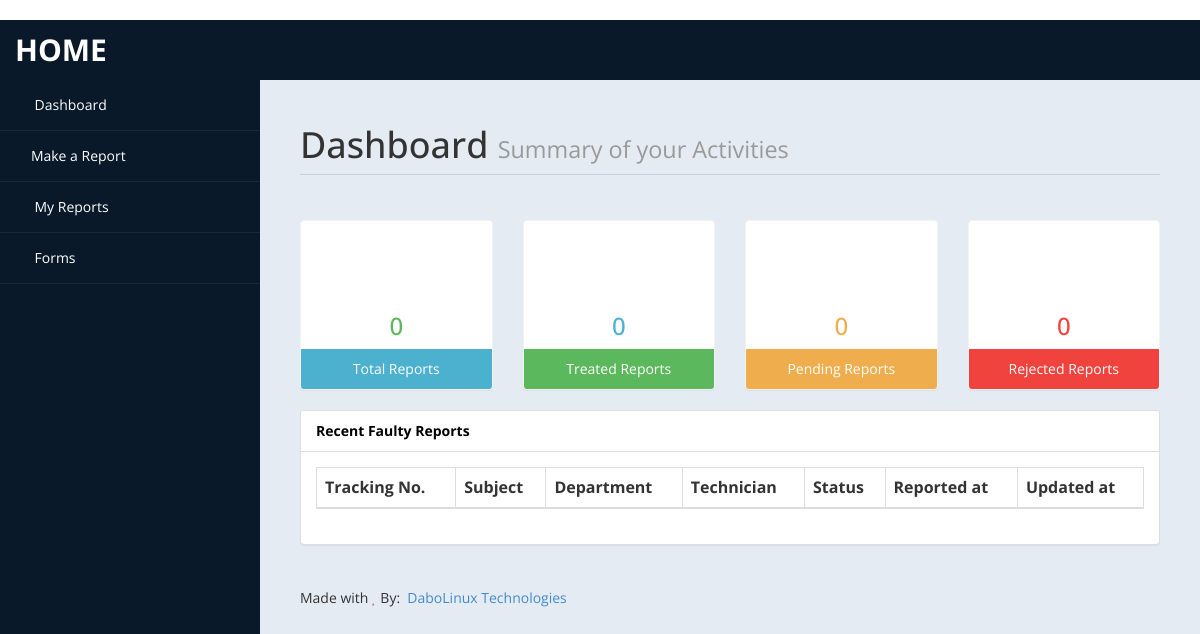
The page /dashboard/student/ (signed in) on the database as committed earlier.
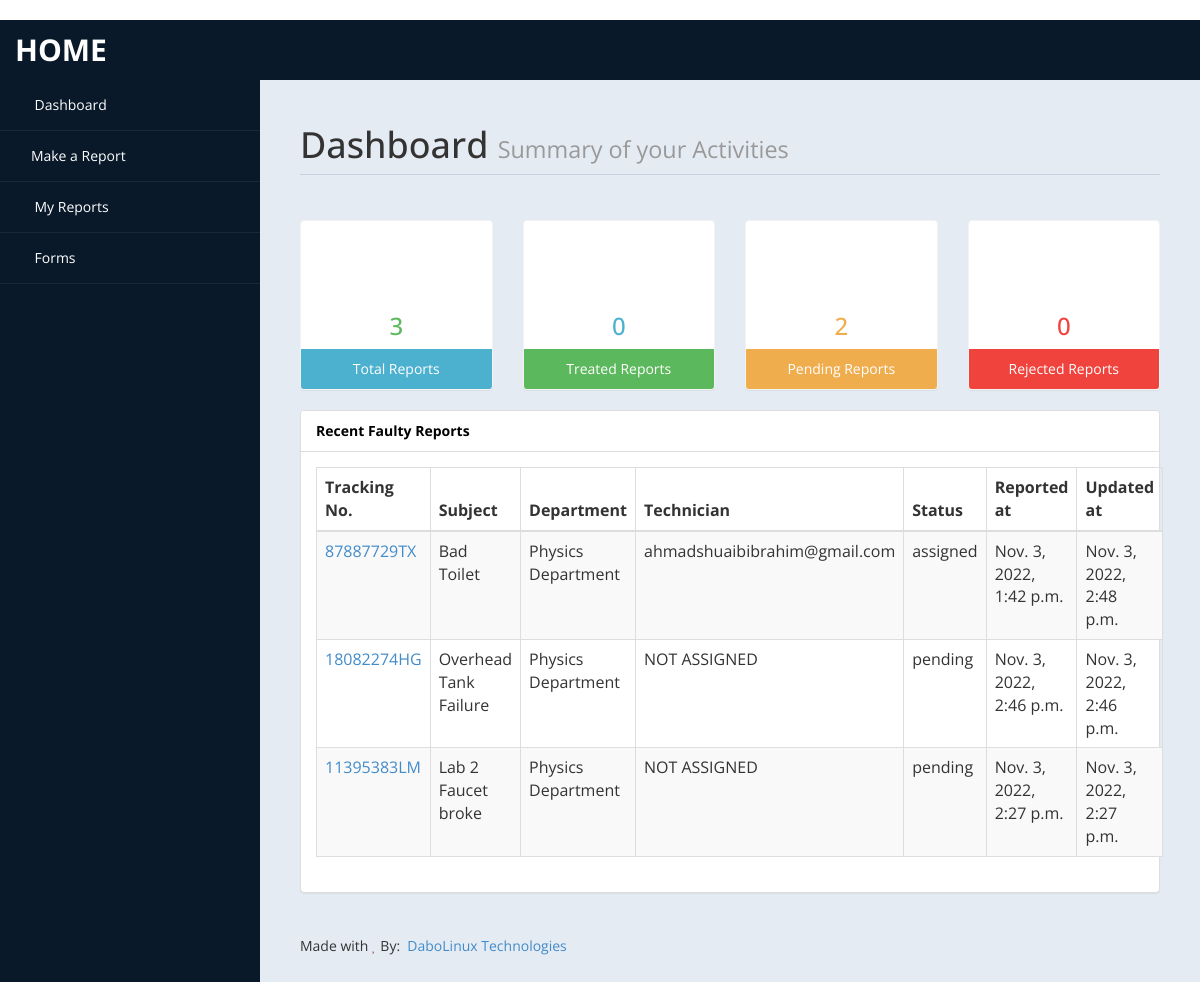
The same page on the database as committed later.
### facility/models.py (models this page shows, shortened)
class Report(TimeStampedModel):
    tracking_number = models.CharField(max_length=10, default=genserial)
    actor = models.ForeignKey(
        "accounts.User", on_delete=models.PROTECT, limit_choices_to=Q(user_type="student"),
        related_name="faulty_reports"
    )
    subject = models.CharField(max_length=50)
    department = models.ForeignKey(
        "accounts.Department", on_delete=models.PROTECT, limit_choices_to=Q(status="active")
    )
    photo = models.ImageField(blank=True, null=True, upload_to="faulty_report")
    note = models.TextField()
    status = models.CharField(
        max_length=50, choices=REPOT_STATUS_CHOICE, default="pending")
    technician = models.ForeignKey(
        "accounts.User", on_delete=models.PROTECT, limit_choices_to=Q(user_type="technician"),
        related_name="tasks",
        blank=True, null=True,
    )
    history = HistoricalRecords(bases=[TimeStampedModel])
    class Meta:
        verbose_name = "Faulty Report"
        verbose_name_plural = "Faulty Reports"
        ordering = ("-updated", )
    def get_absolute_url(self):
        return reverse("facility:report-details", kwargs={"uid": self.tracking_number})

### accounts/models.py (models this page shows, shortened)
class Department(TimeStampedModel):
    uid = models.CharField(max_length=10, default=genserial)
    title = models.CharField(max_length=100)
    sub_title = models.CharField(max_length=100, blank=True, null=True)
    image = models.ImageField(
        upload_to="department/images", blank=True, null=True)
    address = models.TextField()
    state = models.CharField(max_length=50, choices=NIGERIA_STATES)
    status = models.CharField(
        max_length=50, choices=STATUS_CHOICE, default="pending")
    history = HistoricalRecords(bases=[TimeStampedModel])
    class Meta:
        verbose_name = "Department"
        verbose_name_plural = "Departments"
        ordering = ("-updated", )
    def __str__(self) -> str:
        return f"{self.title}"

class User(AbstractBaseUser, PermissionsMixin, TimeStampedModel):
    email = models.EmailField(_('email address'), unique=True)
    first_name = models.CharField(_('first name'), max_length=30,)
    other_name = models.CharField(_('other name'), max_length=30, blank=True)
    last_name = models.CharField(_('last name'), max_length=30, blank=True)
    user_type = models.CharField(max_length=255, choices=USER_TYPE_CHOICE)
    gender = models.CharField(
        max_length=15, choices=GENDER_CHOICE, default="others")
    phone_number=models.CharField(max_length = 15, blank = True, null = True,)
    image = models.ImageField(upload_to="profile_pics", null=True, blank=True)
    dob = models.DateField(null=True, blank=True)
    country = CountryField(multiple=False, null=True, blank=True)
    state = models.CharField(max_length=255, null=True, blank=True)
    city = models.CharField(max_length=100, null=True, blank=True)
    zip_code = models.CharField(max_length=100, null=True, blank=True)
    date_joined = models.DateTimeField(_('date joined'), auto_now_add=True)
    department = models.ForeignKey("accounts.Department", blank=True, null=True,
                               on_delete=models.SET_NULL , related_name="staffs")
    is_staff = models.BooleanField(
        _('staff status'),
        default=False,
        help_text=_(
            'Designates whether the user can log into this admin site.'),
    )
    is_active = models.BooleanField(_('active'), default=False)
    objects = UserManager()
    USERNAME_FIELD = "email"
    REQUIRED_FIELDS = ["first_name"]
    class Meta:
        verbose_name = _('user')
        verbose_name_plural = _('users')
        ordering = ("-updated", )
    def __str__(self):
        return self.email

### accounts/views.py (the view)
class StudentDashboardView(LoginRequiredMixin, View):
    template_name = "accounts/student/dashboard.html"
    def get(self, *args, **kwargs):
        user = self.request.user
        all_reports = user.faulty_reports.all()
        context = {
            "all_reports": all_reports,
            "total_reports": all_reports.count(),
            "treated_reports": all_reports.filter(status="treated").count(),
            "pending_reports": all_reports.filter(status="pending").count(),
            "rejected_reports": all_reports.filter(status="rejected").count(),
        }
        return render(
            self.request, template_name=self.template_name, context=context
        )

### templates/accounts/student/dashboard.html (shortened to what this page needs)
﻿{% extends 'accounts/base.html' %}
{% load static %}
{% load humanize %}
{% block content %}
<div id="page-wrapper">
    <div id="page-inner">
        <div class="row">
            <div class="col-md-12">
                <h1 class="page-header">
                    Dashboard <small>Summary of your Activities</small>
                </h1>
            </div>
        </div>
        <div class="row">
            <div class="col-md-3 col-sm-12 col-xs-12">
                <div class="panel panel-primary text-center no-boder bg-color-green">
                    <div class="panel-body">
                        <i class="fa fa-list-alt fa-5x"></i>
                        <h3>{{total_reports|intcomma}}</h3>
                    </div>
                    <div class="panel-footer back-footer-blue">
                        Total Reports
                    </div>
                </div>
            </div>
            <div class="col-md-3 col-sm-12 col-xs-12">
                <div class="panel panel-primary text-center no-boder bg-color-blue">
                    <div class="panel-body">
                        <i class="fa fa-check fa-5x"></i>
                        <h3>{{treated_reports|intcomma}} </h3>
                    </div>
                    <div class="panel-footer back-footer-green">
                        Treated Reports
                    </div>
                </div>
            </div>
            <div class="col-md-3 col-sm-12 col-xs-12">
                <div class="panel panel-primary text-center no-boder bg-color-brown">
                    <div class="panel-body">
                        <i class="fa fa-clock-o fa-5x"></i>
                        <h3>{{pending_reports|intcomma}}</h3>
                    </div>
                    <div class="panel-footer back-footer-brown">
                        Pending Reports
                    </div>
                </div>
            </div>
            <div class="col-md-3 col-sm-12 col-xs-12">
                <div class="panel panel-primary text-center no-boder bg-color-red">
                    <div class="panel-body">
                        <i class="fa fa-times fa-5x"></i>
                        <h3>{{rejected_reports|intcomma}}</h3>
                    </div>
                    <div class="panel-footer back-footer-red">
                        Rejected Reports
                    </div>
                </div>
            </div>
        </div>
        <div class="row">
            <div class="col-md-12 col-sm-12 col-xs-12">
                <div class="panel panel-default">
                    <div class="panel-heading">
                       Recent Faulty Reports
                    </div>
                    <div class="panel-body">
                        <div class="table-responsive">
                            <table class="table table-striped table-bordered table-hover">
                                <thead>
                                    <tr>
                                        <th>Tracking No.</th>
                                        <th>Subject</th>
                                        <th>Department</th>
                                        <th>Technician</th>
                                        <th>Status</th>
                                        <th>Reported at</th>
                                        <th>Updated at</th>
                                    </tr>
                                </thead>
                                <tbody>
                                    {% for report in all_reports %}
                                    <tr>
                                        <td><a href="{{report.get_absolute_url}}">{{report.tracking_number}}</a></td>
                                        <td>{{report.subject}}</td>
                                        <td>{{report.department}}</td>
                                        <td>
                                            {% if report.technician %}
                                            {{report.technician}}
                                            {% else %}
                                            NOT ASSIGNED
                                            {% endif %}
                                        </td>
                                        <td>{{report.status}}</td>
                                        <td>{{report.timestamp}}</td>
                                        <td>{{report.updated}}</td>
                                    </tr>
                                    {% endfor %}
                                </tbody>
                            </table>
                        </div>
                    </div>
                </div>
            </div>
        </div>
        <footer><p> Made with <i class="fa fa-heart text-danger"></i> By: &nbsp;<a href="https://dabolinux.com/" target="_blank">DaboLinux Technologies</a></p></footer>
    </div>
</div>
{% endblock content %}

### templates/accounts/base.html (shortened to what this page needs)
﻿{% load static %}
<!DOCTYPE html>
<html xmlns="http://www.w3.org/1999/xhtml">
<head>
    <link href="{% static 'assets/css/bootstrap.css' %}" rel="stylesheet" />
    <link href="{% static 'assets/css/font-awesome.css' %}" rel="stylesheet" />
    <link href="{% static 'assets/js/morris/morris-0.4.3.min.css' %}" rel="stylesheet" />
    <link href="{% static 'assets/css/custom-styles.css' %}" rel="stylesheet" />
</head>
<body>
    <div id="wrapper">
        <nav class="navbar navbar-default top-navbar" role="navigation">
            <div class="navbar-header">
                <a class="navbar-brand" href="/">Home</a>
            </div>
            <ul class="nav navbar-top-links navbar-right">
                <li class="dropdown">
                    <a class="dropdown-toggle" data-toggle="dropdown" href="#" aria-expanded="false">
                        <i class="fa fa-user fa-fw"></i> <i class="fa fa-caret-down"></i>
                    </a>
                </li>
            </ul>
        </nav>
        <nav class="navbar-default navbar-side" role="navigation">
            <div class="sidebar-collapse">
                <ul class="nav" id="main-menu">
                    <li>
                        <a class="" href="{% url 'accounts:dashboard' %}"><i class="fa fa-dashboard"></i> Dashboard</a>
                    </li>
                    <li>
                        <a href="{% url 'facility:report-add' %}"><i class="fa fa-edit"></i>Make a Report</a>
                    </li>
                    <li>
                        <a href="{% url 'facility:report-list' %}"><i class="fa fa-table"></i> My Reports</a>
                    </li>
                    <li>
                        <a href="form.html"><i class="fa fa-edit"></i> Forms </a>
                    </li>
                </ul>
            </div>
        </nav>
    {% block content %}{% endblock content %}
    </div>
</body>
</html>

### static/assets/css/custom-styles.css (style rules this page uses)
body { font-family: 'Open Sans', sans-serif; }
#wrapper { width: 100%; background:#09192A; }
#page-wrapper { padding: 15px 15px; min-height: 600px; background:#E5EBF2; }
#page-inner { width:100%; margin:10px 20px 10px 0px; background-color:transparent; padding:10px; min-height:1200px; }
.text-center { text-align:center; }
.no-boder { border:1px solid #f3f3f3; }
h1, .h1, h2, .h2, h3, .h3 { margin-top: 7px; margin-bottom: -5px; }
p { font-size:16px; line-height:25px; padding-top:20px; }
.page-header { padding-bottom: 9px; margin: 10px 0 45px; border-bottom: 1px solid #C7D1DD; }
.panel-default > .panel-heading { color: #000; background-color: #FFFFFF; border-color: #ddd; font-weight:bold; }
.bg-color-green { background-color: #fff; color: #5cb85c; }
.bg-color-blue { background-color: #fff; color: #4CB1CF }
.bg-color-red { background-color: #fff; color:#F0433D; }
.bg-color-brown { background-color: #fff; color:#f0ad4e; }
.back-footer-green { background-color: #5cb85c; color:#fff; border-top: 0px solid #fff; }
.back-footer-red { background-color: #F0433D; color:#fff; border-top: 0px solid #fff; }
.back-footer-blue { background-color: #4CB1CF; color:#fff; border-top: 0px solid #fff; }
.back-footer-brown { background-color: #f0ad4e; color:#fff; border-top: 0px solid #fff; }
footer p { font-size: 14px; }
.top-navbar { margin:0px; }
.top-navbar .navbar-brand { color: #fff; width: 260px; text-align: left; height: 60px; font-size: 30px; font-weight: 700; text-transform: uppercase; line-height: 30px; }
.top-navbar .nav > li { position: relative; display: inline-block; }
.top-navbar .nav > li > a { position: relative; display: block; padding: 19px 15px; color: #77C0FD; }
.sidebar-collapse , .sidebar-collapse .nav { background:none; }
.sidebar-collapse .nav { padding:0; }
.sidebar-collapse .nav > li > a { color:#fff; background:transparent; text-shadow:none; }
.sidebar-collapse > .nav > li > a { padding:15px 10px; }
.sidebar-collapse > .nav > li { border-bottom: 1px solid rgba(107, 108, 109, 0.19); }
.navbar-side { border:none; background-color: transparent; }
.top-navbar { background:#09192A; border-bottom:none; }
.top-navbar .nav > li > a > i { margin-right: 2px; }
.navbar-default { border:0px solid black; }
.navbar-header { background: #09192A; }
.nav > li > a > i { margin-right:10px; }
@media (min-width:768px) { #page-wrapper { margin: 0 0 0 260px; padding: 15px 30px; min-height: 1200px; } }
@media (min-width:768px) { .navbar-side { z-index: 1; position: absolute; width: 260px; } }
@media (min-width:768px) { .navbar { border-radius: 0px; } }

Rows that differ between the two databases and show on the page:
added Report: tracking_number "87887729TX", subject "Bad Toilet", department "Physics Department", technician "ahmadshuaibibrahim@gmail.com", status "assigned", timestamp "Nov. 3, 2022, 1:42 p.m.", updated "Nov. 3, 2022, 2:48 p.m."
added Report: tracking_number "18082274HG", subject "Overhead Tank Failure", department "Physics Department", shows "NOT ASSIGNED", status "pending", timestamp "Nov. 3, 2022, 2:46 p.m.", updated "Nov. 3, 2022, 2:46 p.m."
added Report: tracking_number "11395383LM", subject "Lab 2 Faucet broke", department "Physics Department", shows "NOT ASSIGNED", status "pending", timestamp "Nov. 3, 2022, 2:27 p.m.", updated "Nov. 3, 2022, 2:27 p.m."
Other text that changed with them:
{{ total_reports|intcomma }}: "0" → "3"
{{ pending_reports|intcomma }}: "0" → "2"
